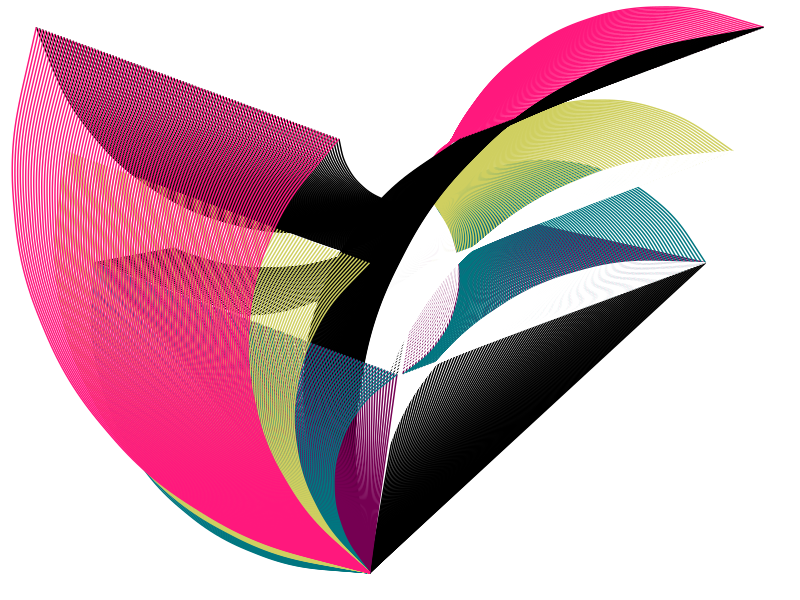
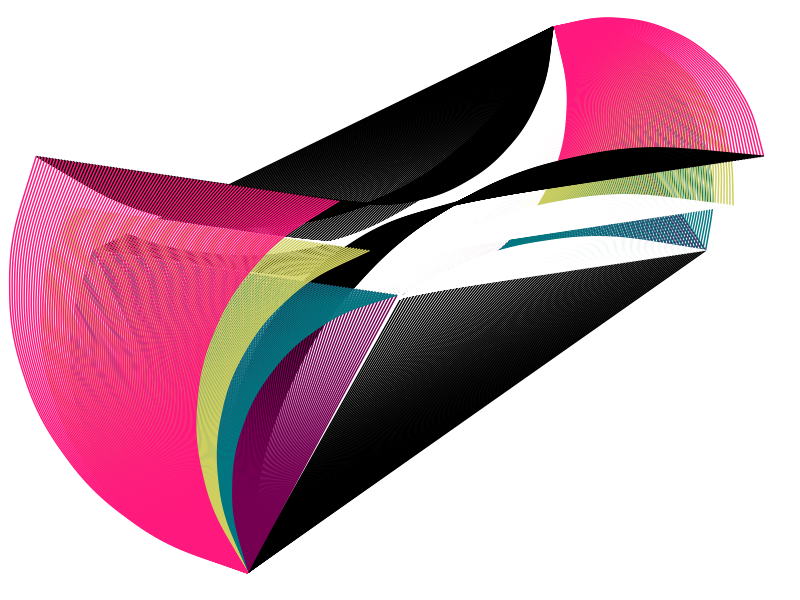
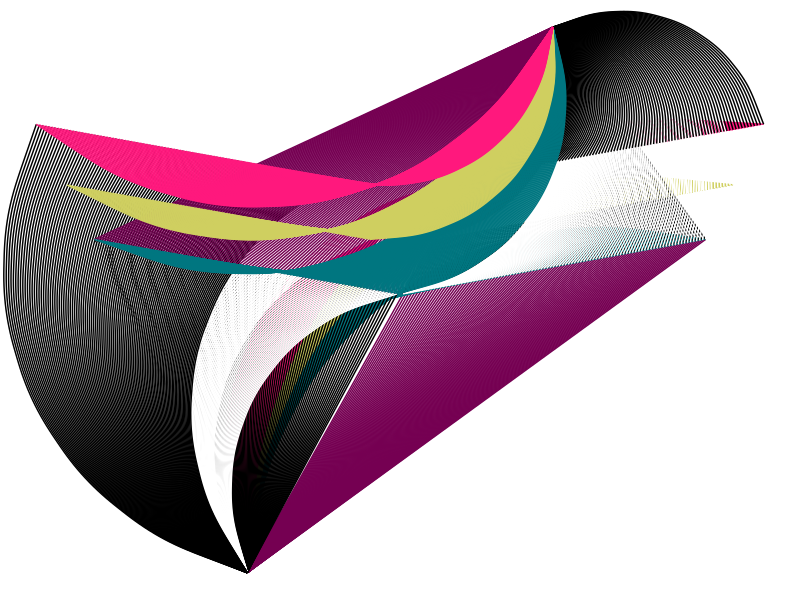

R code for these plots, in order:
## ---- chunk 1
# install.packages("ggplot2")
library(ggplot2)

make_art <- function(seed = 10) {
  my_art <- ggplot() +
    geom_segment(aes(x = 1:100, xend = seed, y = seq(1, 10, length.out = 100), 
                     yend = seed + 5), colour = "#750052") +
    geom_curve(aes(x = 1:100, xend = seed, y = seq(1, 10, length.out = 100), 
                   yend = seed + 5), colour = "#007680") +
    geom_curve(aes(x = 10:109, xend = seed, y = seq(10, 19, length.out = 100), 
                   yend = seed + 5), colour = "#cfcf60") +
    geom_curve(aes(x = 20:119, xend = seed, y = seq(20, 29, length.out = 100), 
                   yend = seed + 5), colour = "#ff187d") +
    geom_segment(aes(x = -1:-100, xend = seed, y = seq(1, 10, length.out = 100), 
                     yend = seed + 5), colour = "#000000") +
    geom_curve(aes(x = -1:-100, xend = seed, y = seq(1, 10, length.out = 100), 
                   yend = seed + 5), colour = "#ffffff") +
    geom_curve(aes(x = -10:-109, xend = seed, y = seq(10, 19, length.out = 100), 
                   yend = seed + 5), colour = "#ffffff") +
    geom_curve(aes(x = -20:-119, xend = seed, y = seq(20, 29, length.out = 100), 
                   yend = seed + 5), colour = "#000000") +
    geom_segment(aes(x = 1:100, xend = -seed, y = seq(1, 10, length.out = 100), 
                     yend = -seed - 5), colour = "#000000") +
    geom_curve(aes(x = 1:100, xend = -seed, y = seq(1, 10, length.out = 100), 
                   yend = -seed - 5), colour = "#ffffff") +
    geom_curve(aes(x = 10:109, xend = -seed, y = seq(10, 19, length.out = 100), 
                   yend = -seed - 5), colour = "#ffffff") +
    geom_curve(aes(x = 20:119, xend = -seed, y = seq(20, 29, length.out = 100), 
                   yend = -seed - 5), colour = "#000000") +
    geom_segment(aes(x = -1:-100, xend = -seed, y = seq(1, 10, length.out = 100), 
                     yend = -seed - 5), colour = "#750052") +
    geom_curve(aes(x = -1:-100, xend = -seed, y = seq(1, 10, length.out = 100), 
                   yend = -seed - 5), colour = "#007680") +
    geom_curve(aes(x = -10:-109, xend = -seed, y = seq(10, 19, length.out = 100), 
                   yend = -seed - 5), colour = "#cfcf60") +
    geom_curve(aes(x = -20:-119, xend = -seed, y = seq(20, 29, length.out = 100), 
                   yend = -seed - 5), colour = "#ff187d") +
    theme_void()
  return(my_art)
}
## ---- chunk 2
make_art()
## ---- chunk 3
make_art(seed = 50)
## ---- chunk 4
make_art(seed = -50)
